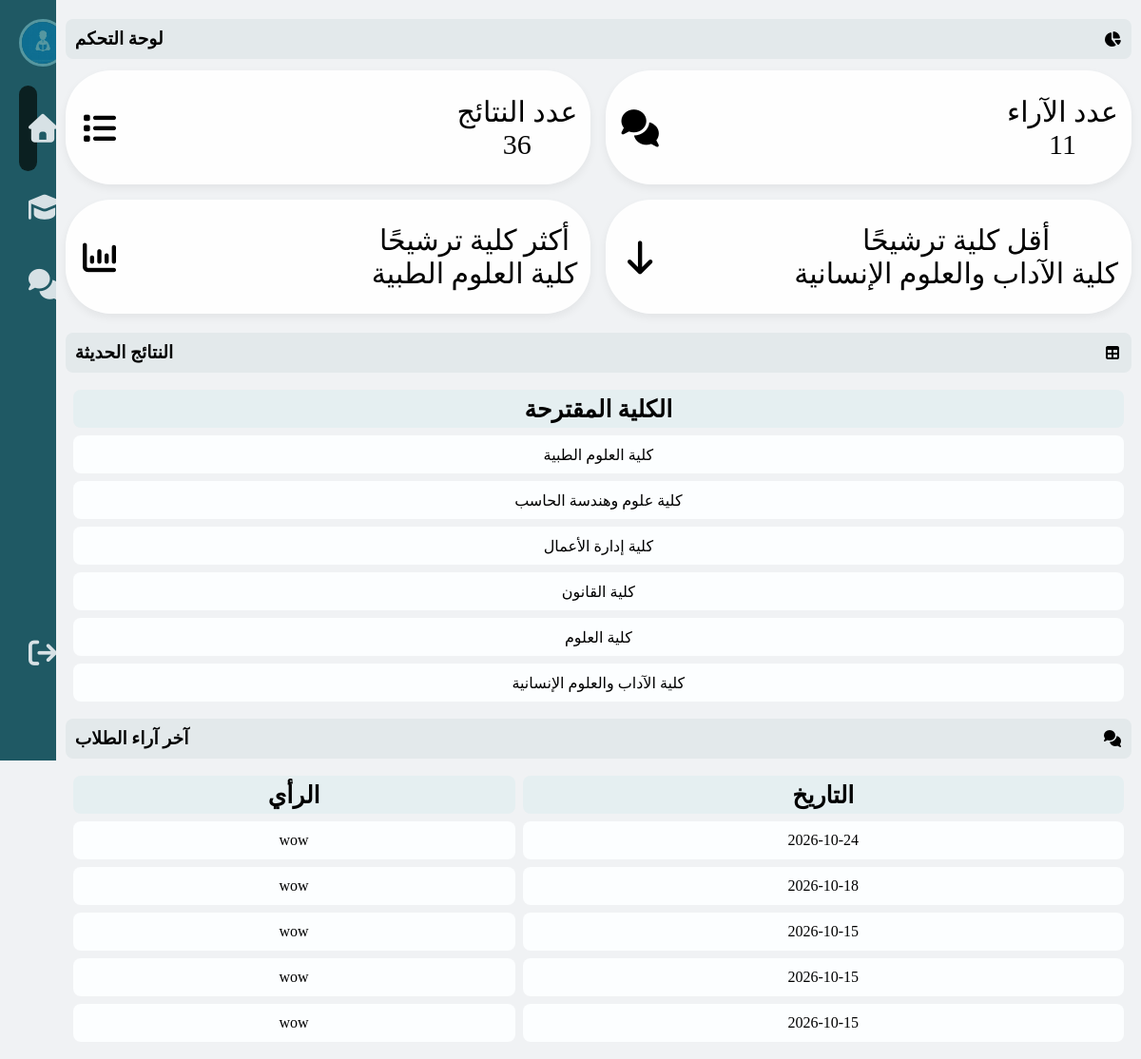
/dashboard, run on the app's committed database.
### tables this page shows
CREATE TABLE resulte (
    id INTEGER PRIMARY KEY AUTOINCREMENT,
    resulte_text TEXT,
    date TEXT
);

CREATE TABLE student_feedback (
    id INTEGER PRIMARY KEY AUTOINCREMENT,
    feedback_text TEXT,
    date TEXT
);

### flask_projct.py (the view)
@app.route("/dashboard")
def dashboard():
    conn = sqlite3.connect(DATABASE_PATH)
    cursor = conn.cursor()
    cursor.execute("SELECT COUNT(*) FROM resulte")
    total_results = cursor.fetchone()[0]
    cursor.execute("SELECT COUNT(*) FROM student_feedback")
    total_feedbacks = cursor.fetchone()[0]
    cursor.execute("""
        SELECT resulte_text, COUNT(*) as count
        FROM resulte
        GROUP BY resulte_text
        ORDER BY count DESC
    """)
    result_stats = cursor.fetchall()
    top_college = result_stats[0][0] if result_stats else "—"
    cursor.execute("""
        SELECT resulte_text, COUNT(*) as count
        FROM resulte
        GROUP BY resulte_text
        ORDER BY count ASC
        LIMIT 1
    """)
    lowest_college = cursor.fetchone()
    lowest_college = lowest_college[0] if lowest_college else "—"
    cursor.execute("""
        SELECT feedback_text, date
        FROM student_feedback
        ORDER BY date DESC
        LIMIT 5
    """)
    feedbacks = cursor.fetchall()
    conn.close()
    return render_template(
        "dashboard.html",
        total_results=total_results,
        total_feedbacks=total_feedbacks,
        result_stats=result_stats,
        top_college=top_college,
        lowest_college=lowest_college,
        feedbacks=feedbacks
    )

### templates/dashboard.html (shortened to what this page needs)
<!DOCTYPE html>
  <head>
    <link rel="stylesheet" href="{{ url_for('static', filename='dashboard.css') }}" />
    <link
      rel="stylesheet"
      href="https://cdnjs.cloudflare.com/ajax/libs/font-awesome/7.0.1/css/all.min.css"
    />
  </head>
  <body>
    <div class="style2">
      <ul>
        <li class="profile">
          <div class="img-box">
            <img
              src="{{ url_for('static', filename='images/student-icon-png_124526.jpg') }}"
              alt="admin"
            />
          </div>
        </li>
        <li class="active">
          <a href="#dashboard"><i class="fas fa-home"></i>
            <p>الصفحة الرئيسية</p></a>
        </li>
        <li><a href="#results"><i class="fa-solid fa-graduation-cap"></i>
            <p>النتائج</p></a>
        </li>
        <li><a href="#feedback"><i class="fas fa-comments"></i>
            <p>آراء الطلاب</p></a>
        </li>
        <li class="log-out">
          <a href="{{ url_for('home') }}"><i class="fas fa-sign-out"></i>
            <p>تسجيل الخروج</p></a>
        </li>
      </ul>
    </div>
    <div class="content">
      <div class="title">
        <h3>لوحة التحكم</h3>
        <i class="fas fa-chart-pie"></i>
      </div>
      <div class="data-in">
        <div class="box">
          <i class="fa-solid fa-list"></i>
          <div class="data1">
            <p>عدد النتائج</p>
            <span>{{ total_results }}</span>
          </div>
        </div>
        <div class="box">
          <i class="fa-solid fa-comments"></i>
          <div class="data1">
            <p>عدد الآراء</p>
            <span>{{ total_feedbacks }}</span>
          </div>
        </div>
        <div class="box">
          <i class="fa-solid fa-chart-column"></i>
          <div class="data1">
            <p>أكثر كلية ترشيحًا</p>
            <span>{{ top_college }}</span>
          </div>
        </div>
        <div class="box">
          <i class="fa-solid fa-arrow-down"></i>
          <div class="data1">
            <p>أقل كلية ترشيحًا</p>
            <span>{{ lowest_college }}</span>
          </div>
        </div>
      </div>
      <div class="title" id="results">
        <h3>النتائج الحديثة</h3>
        <i class="fas fa-table"></i>
      </div>
      <table>
        <thead>
          <tr>
            <th>الكلية المقترحة</th>
          </tr>
        </thead>
        <tbody>
          {% for r in result_stats %}
          <tr>
            <td>{{ r[0] }}</td>
          </tr>
          {% endfor %}
        </tbody>
      </table>
      <div class="title" id="feedback">
        <h3>آخر آراء الطلاب</h3>
        <i class="fas fa-comments"></i>
      </div>
      <table>
        <thead>
          <tr>
            <th>الرأي</th>
            <th>التاريخ</th>
          </tr>
        </thead>
        <tbody>
          {% for fb in feedbacks %}
          <tr>
            <td>{{ fb[0] }}</td>
            <td>{{ fb[1] }}</td>
          </tr>
          {% endfor %}
        </tbody>
      </table>
    </div>
  </body>
</html>

### static/dashboard.css (style rules this page uses)
* { margin: 0; padding: 0; }
body { background-color: rgb(240, 242, 244); display: flex; }
.img-box { width: 50px; height: 50px; border-radius: 50%; overflow: hidden; border: 3px solid white; margin-bottom: 10px; flex-shrink: 0; mix-blend-mode: soft-light; }
.img-box img { width: 100%; }
.profile { display: flex; align-items: center; gap: 30px; }
.style2 { background-color: rgb(31, 89, 100); width: 60px; height: 100vh; padding: 20px; overflow: hidden; transition: .5s; }
ul { list-style: none; position: relative; height: 95%; }
ul li a { display: block; text-decoration: none; padding: 10px; margin: 10px 0; border-radius: 8px; display: flex; align-items: center; gap:40px; color: #d7e1e5; font-size: 30px; transition: .5s; }
ul li a:hover, .active { background-color: aliceblue; color: #15282f; }
.log-out { position: absolute; bottom: 0; width: 100%; }
.active { background-color:rgb(11, 32, 33) ; border-radius: 3rem; }
.content { width: 100%; margin: 10px; }
.title { background-color: #e3e9eb; padding: 10px; display: flex; align-items: center; justify-content: space-between; border-radius: 8px; margin: 10px 0; }
.data-in { display: grid; grid-template-columns: repeat(2, 2fr); gap: 16px; margin-top: 12px; margin-bottom: 20px; }
.data-in .box { background-color: #fffffff0; height: 120px; border-radius: 3rem; padding: 14px; display: flex; align-items: center; justify-content: space-between; gap: 12px; transition: transform .28s cubic-bezier(.2,.9,.3,1), box-shadow .28s ease; transform-origin: center top; box-shadow: 0 4px 10px rgba(0,0,0,0.06); }
.data-in .box i { font-size: 35px; }
.data-in .box .data1 { text-align: center; }
.data-in .box .data1 span { font-size: 30px; }
.data-in .box .data1 p { font-size: 30px; }
table { width: 100%; text-align: center; border-spacing: 8px; }
td { background-color: #fcfeff; height: 40px; border-radius: 8px; }
th { background-color: rgb(229, 239, 241); height: 40px; border-radius: 8px; font-size: 25px; }
* { box-sizing:border-box }
.content { min-width:0 }

### data on the page
resulte: resulte_text "كلية الآداب والعلوم الإنسانية"
student_feedback: feedback_text "wow", date "2026-10-24"
student_feedback: feedback_text "wow", date "2026-10-18"
student_feedback: feedback_text "wow", date "2026-10-15"
student_feedback: feedback_text "wow", date "2026-10-15"
student_feedback: feedback_text "wow", date "2026-10-15"

### other printed values
{{ total_results }} "36"
{{ total_feedbacks }} "11"
{{ top_college }} "كلية العلوم الطبية"
{{ r[0] }} "كلية العلوم الطبية" "كلية علوم وهندسة الحاسب" "كلية إدارة الأعمال" "كلية القانون" "كلية العلوم" "كلية الآداب والعلوم الإنسانية"
